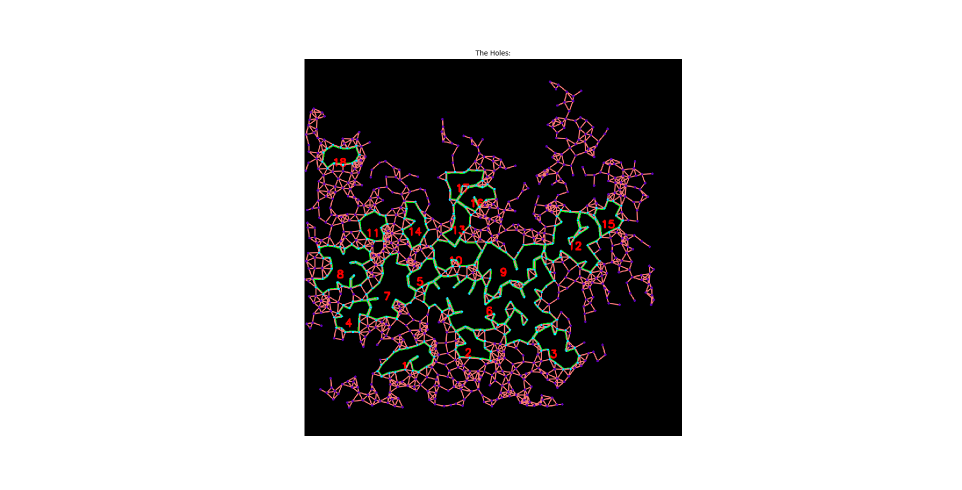
#> input picture Program/Hole/data5/d5_h.png, 1924 x 980 px (shown at 1/2 size)
$ python -i Hole_detection_output_image_with_hole.py   (imports and definitions only)
#> lines starting #> are read from the running program, lines starting #| are printed output that depends on the picture; after the words box and inside, x2 and y2 are one past the last pixel; in counts of white or black regions, pixels touching at a corner belong together
import numpy as np
import cv2
import sys
#import time

#The node, edge and hole attributes

#fname = str(sys.argv[1])
#output_file_name = str(sys.argv[2])
fname = (r'D:\result_data\test\1561.txt')
output_file_name = (r'D:\result_data\test\1561.png')

#Read data file
def readData(fname):
#> further down, picture is the input picture: shape (980, 1924, 3); mean B, G, R 183.6, 183.3, 185.8
    data_list = [] #The data list
    num_nodes = int
    all_nodes = []
    num_edges = int
    all_edges = []
    node_x = []
    node_y = []
    data_f = open(fname, 'r')
    for line in data_f.readlines():
        data_list.append(line.strip())

    num_nodes = int (data_list.pop(0)) #Pop out the number of nodes
    #Get all the number node coordinate
    for i in range (0,num_nodes):
        node = data_list.pop(0) #Pop out the node coordinate
        node = node.split()
        node.pop(0) #Pop out the node index
        node_x.append(node[0])
        node_y.append(node[1])
    #Change it to list
    node_x = list(map(float, node_x))
    node_y = list(map(float, node_y))
    #Find the minimun value in x and y list
    min_x = min(node_x)
    min_y = min(node_y)
    #If the coorodinate of nodes are nagative, change it to be positive
    if min_x or min_y < 0:
        for i in range (0,num_nodes):
            node_x[i] = node_x[i] + min_x * -1
            node_y[i] = node_y[i] + min_y * -1
    #Find the maximun value in x and y list
    max_x = max(node_x)
    max_y = max(node_y)
    #Calulate the canvas size by the node numbers and radius of node
    canvas_size = (4 * num_nodes)
    #Calulate the ratio for enlarge the coorodinate of node that fitting the canvas size
    node_ratio = (min((canvas_size / max_x), (canvas_size / max_y)))
    #print(node_ratio)
    #Origin coordinates
    xc = 0
    yc = 0

    for i in range (0,num_nodes):
        x = int(xc + node_ratio * (node_x[i] - xc))
        y = int(yc + node_ratio * (node_y[i] - yc))
        all_nodes.append((x, y)) #(X, Y)

    num_edges = int (data_list.pop(0)) #Pop out the number of edges
    #Get all the edge
    for i in range (0,num_edges):
        edge = data_list.pop(0) #Pop out the edge connection
        edge = edge.split()
        all_edges.append([int(edge[0]),int(edge[1])]) #(point 1, point 2)
    data_f.close

    area_min_radio = 5000 / 4000
    area_min = area_min_radio * canvas_size

    return all_nodes, all_edges, num_nodes, canvas_size, area_min

#Lable the hole
# [67 lines left out: functions holeLabel, drawAllNodes, drawAlledges, drawHole, drawAllHoles, findHoleNodes and 1 more, not called in this run]

#Find the hole in Image Processing
def findHolesIP(img):
    #Create the gray Image for Image Processing
    imgray = cv2.cvtColor(img.copy(),cv2.COLOR_BGR2GRAY)
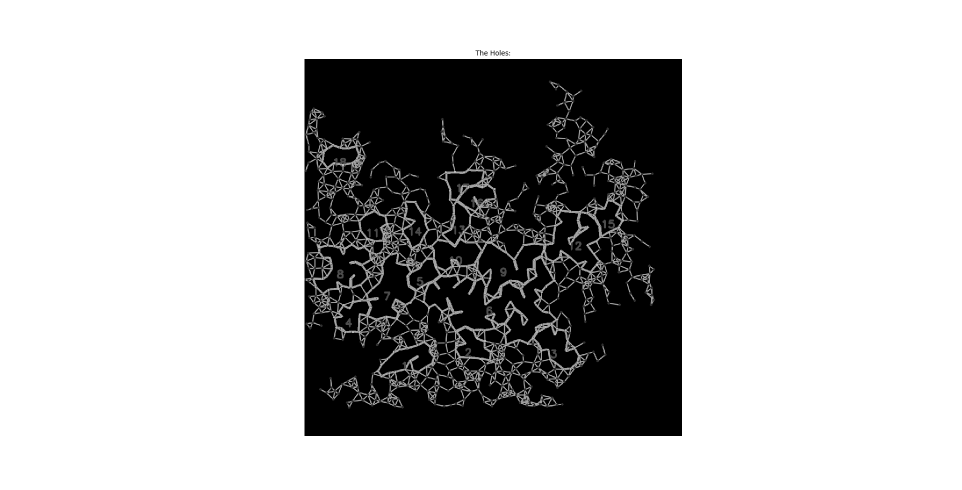
#> imgray: shape (980, 1924) (shown at 1/2 size); min 0, max 255, mean 184.1
    _,binary = cv2.threshold(imgray.copy(),254,255,2)
    holes,_ = cv2.findContours(binary,cv2.RETR_LIST,cv2.CHAIN_APPROX_NONE)
#> holes = 1088 contours, 472 with area under 20; largest, box (x1, y1, x2, y2) and area: (0, 0, 1924, 980) 1882617, (608, 117, 1365, 873) 327032, (850, 517, 1110, 686) 17311, (1091, 423, 1199, 542) 6764, (957, 487, 1087, 592) 6628

#> (the run stopped early here; a loop or call above may not have finished)
